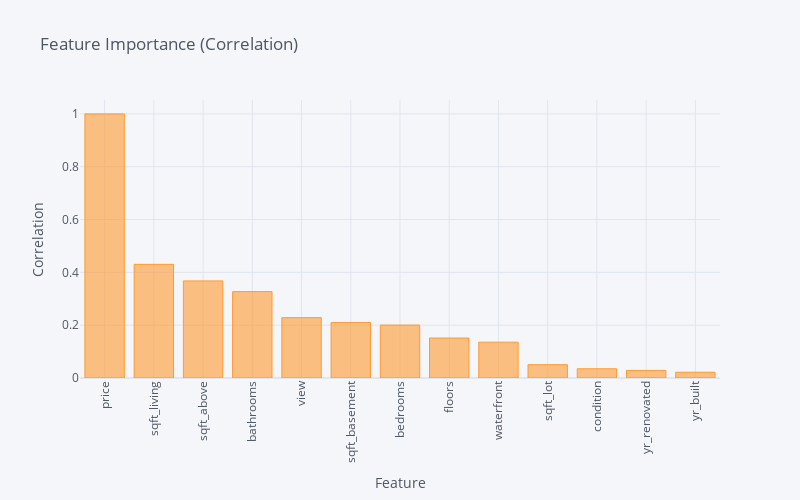

This figure's notebook cell:
### Code cell
# Assuming you have a dataframe 'df' with features and a target variable 'target'
correlation = numeric_df.corr()['price']  # Replace 'target' with your actual target variable name

# Sort features by correlation (absolute value) in descending order
sorted_features = correlation.abs().sort_values(ascending=False)
bar_plot = sorted_features.iplot(kind='bar', xTitle='Feature', yTitle='Correlation',
                            title='Feature Importance (Correlation)',
                            dimensions=(800, 500), asFigure=True)
bar_plot.update_layout(xaxis_tickangle=-90, showlegend=False)

# Show the plot
bar_plot.show()

### Figure 1 — Plotly figure (JSON) as saved in the notebook; plotly's stock layout.template omitted (floating-point values rounded to 4 significant figures)
{"data": [{"marker": {"color": "rgba(255, 153, 51, 0.6)", "line": {"color": "rgba(255, 153, 51, 1.0)", "width": 1}}, "name": "price", "orientation": "v", "text": "", "type": "bar", "x": ["price", "sqft_living", "sqft_above", "bathrooms", "view", "sqft_basement", "bedrooms", "floors", "waterfront", "sqft_lot", "condition", "yr_renovated", "yr_built"], "y": [1, 0.4304, 0.3676, 0.3271, 0.2285, 0.2104, 0.2003, 0.1515, 0.1356, 0.05045, 0.03491, 0.02877, 0.02186]}], "layout": {"height": 500, "legend": {"bgcolor": "#F5F6F9", "font": {"color": "#4D5663"}}, "paper_bgcolor": "#F5F6F9", "plot_bgcolor": "#F5F6F9", "showlegend": false, "title": {"font": {"color": "#4D5663"}, "text": "Feature Importance (Correlation)"}, "width": 800, "xaxis": {"autorange": true, "gridcolor": "#E1E5ED", "range": [-0.5, 12.5], "showgrid": true, "tickangle": -90, "tickfont": {"color": "#4D5663"}, "title": {"font": {"color": "#4D5663"}, "text": "Feature"}, "type": "category", "zerolinecolor": "#E1E5ED"}, "yaxis": {"autorange": true, "gridcolor": "#E1E5ED", "range": [0, 1.053], "showgrid": true, "tickfont": {"color": "#4D5663"}, "title": {"font": {"color": "#4D5663"}, "text": "Correlation"}, "type": "linear", "zerolinecolor": "#E1E5ED"}}}
